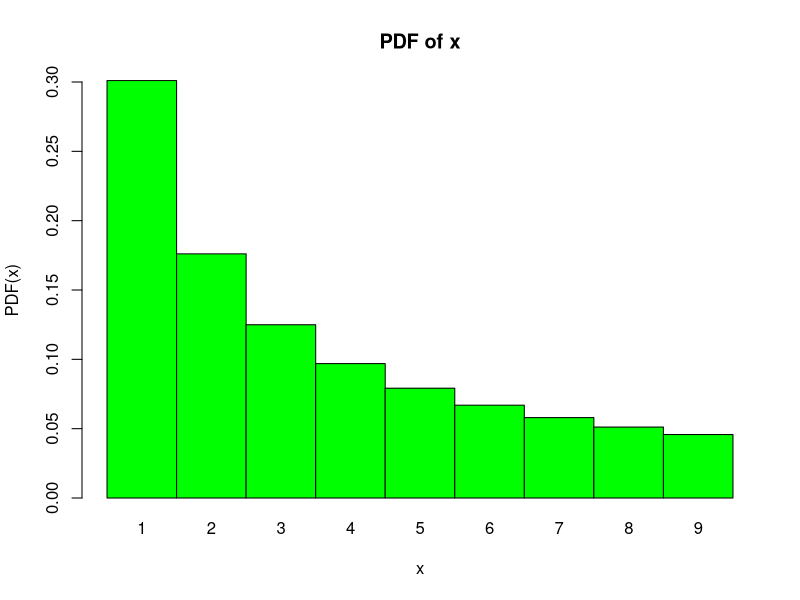

This chart was generated by the following R code:
## ---- chunk 1
knitr::opts_chunk$set(echo = TRUE)
## ---- chunk 2
x <- (1:9) ##vector from 1 to 9 which will serve as x values
barplot(log10((x+1)/x), space = FALSE, main = "PDF of x",
        names.arg = x, xlab = "x", ylim = c(0, 0.30), ylab = "PDF(x)",
        col = "green1") ##a bargraph of PDF
